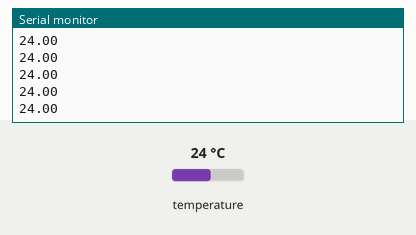
The sketch below on a simulated ESP8266 (NodeMCU). Parts: the last lines printed to the serial monitor. The test bench sets the inputs (shaded band); at power-on: temperature 24 °C. WiFi joins after 1.5 s; servers stay silent unless stated.

Above: at 4.7 s.
4.8 s: temperature set to 12 °C
At 5.9 s:
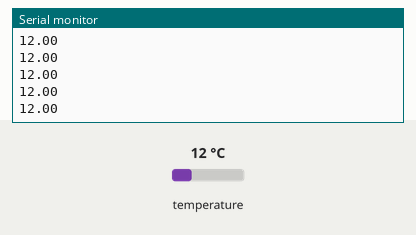
6.3 s: temperature set to 19 °C
At 7.4 s:
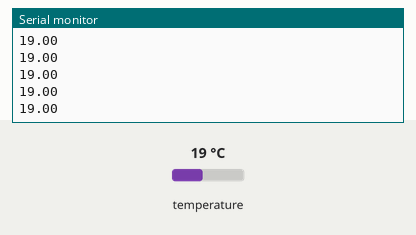
Timing chart, 0 to 9.3 s (numbered marks = the images above; inputs shaded):
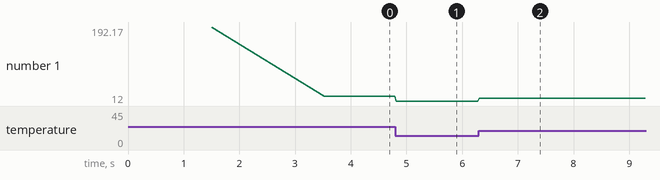

Measured:
- after the input at 4.8 s, the serial monitor: prints a new line at once (image 1)
- after the input at 6.3 s, the serial monitor: prints a new line at once (image 2)
- plotted number 1: 24 → 12 after the input at 4.8 s, 12 → 19 after the input at 6.3 s

The sketch:

mcp9808-esp8266-udp.ino
```cpp
#include <Wire.h>
#include "Adafruit_MCP9808.h"
Adafruit_MCP9808 tempsensor = Adafruit_MCP9808();
#include <ESP8266WiFi.h>
#include <WiFiUdp.h>

const char* ssid = "SSID";
const char* password = "PASS";
const char* ipd = "192.168.43.141";
const int port = 33333;
WiFiUDP Udp;
char buff[30];
String message = "";

void setup()
{
	Serial.begin(115200);
	Serial.println("MCP9808 demo");
	if (!tempsensor.begin()) {
		Serial.println("Couldn't find MCP9808!");
		while (1);
	}
	Serial.println();
	Serial.print("Connecting to ");
	Serial.println(ssid);
	WiFi.begin(ssid, password);

	while (WiFi.status() != WL_CONNECTED) {
		delay(500);
		Serial.print(".");
	}

	Serial.println("");
	Serial.println("WiFi connected");
	Serial.println("IP address: ");
	Serial.println(WiFi.localIP());
	delay(2000);

}

void loop() {
	float c = tempsensor.readTempC();
	message="B,"+String(micros())+","+String(c)+"*C\t";
	message.toCharArray(buff,30);
	Udp.beginPacket(ipd, port);
	Udp.write(buff);
	Udp.endPacket();
	Serial.print(c);
	Serial.println();
	delay(8);
}
```
